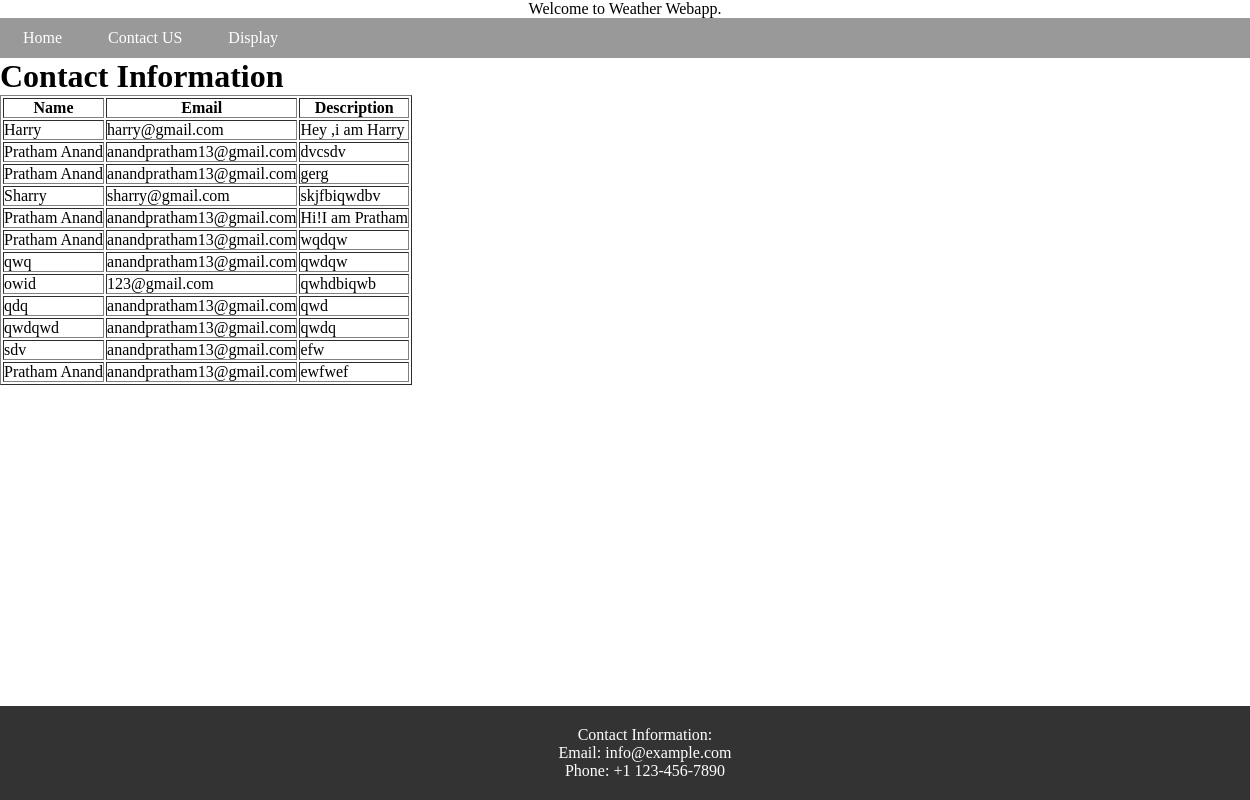
/display/, run on an earlier commit of the app's database.
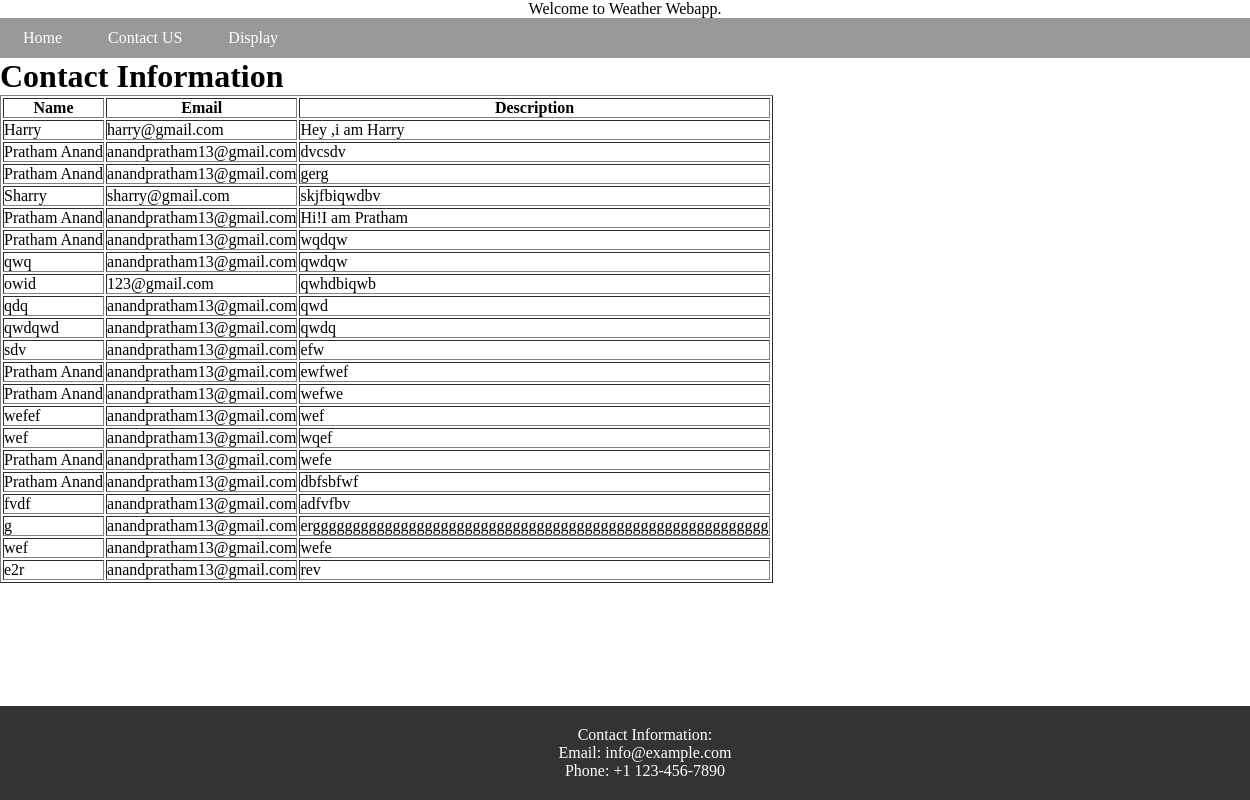
And on a later commit of the database.
### project/models.py (models this page shows, shortened)
class Contact(models.Model):
    email = models.EmailField()
    name = models.CharField(max_length=100)
    description = models.TextField()

### project/views.py (the view)
# urls.py: path('display/',views.display,name="display"),
def display(request):
     contacts = Contact.objects.all()
     return render(request, 'display.html', {'contacts': contacts})

### project/templates/display.html
{% extends 'index.html' %}
{% block body %}
<h1>Contact Information</h1>
<table border="1">
    <thead>
        <tr>
            <th>Name</th>
            <th>Email</th>
            <th>Description</th>
        </tr>
    </thead>
    <tbody>
        {% for contact in contacts %}
            <tr>
                <td>{{ contact.name }}</td>
                <td>{{ contact.email }}</td>
                <td>{{ contact.description }}</td>
            </tr>
        {% endfor %}
    </tbody>
</table>
{% endblock %}

### project/templates/index.html (shortened to what this page needs)
{% extends 'base.html' %}
{% load static %}

### project/templates/base.html (shortened to what this page needs)
{% load static %}
<!DOCTYPE html>
<html lang="en">
<head>
</head>
<body>
    <main>
    <div class="title">Welcome to Weather Webapp.</div>
    <nav id="navbar">
        <ul>
            <li class="item"><a href="{% url 'home' %}">Home</a></li>
            <li class="item"><a href="/contact">Contact US</a></li>
            <li class="item"><a href="/display">Display</a></li>
        </ul>
    </nav>
    {% block body %}   {% endblock %}
    </main>
    <footer>
        <p>Contact Information:</p>
        <p>Email: info@example.com</p>
        <p>Phone: +1 123-456-7890</p>
    </footer>
</body>
</html>

What changed in the data, as far as the page shows it:
added Contact: name "Pratham Anand", email "anandpratham13@gmail.com", description "wefwe"
added Contact: name "wefef", email "anandpratham13@gmail.com", description "wef"
added Contact: name "wef", email "anandpratham13@gmail.com", description "wqef"
added Contact: name "Pratham Anand", email "anandpratham13@gmail.com", description "wefe"
added Contact: name "Pratham Anand", email "anandpratham13@gmail.com", description "dbfsbfwf"
added Contact: name "fvdf", email "anandpratham13@gmail.com", description "adfvfbv"
added Contact: name "g", email "anandpratham13@gmail.com", description "erggggggggggggggggggggggggggggggggggggggggggggggggggggggggg"
added Contact: name "wef", email "anandpratham13@gmail.com", description "wefe"
added Contact: name "e2r", email "anandpratham13@gmail.com", description "rev"
